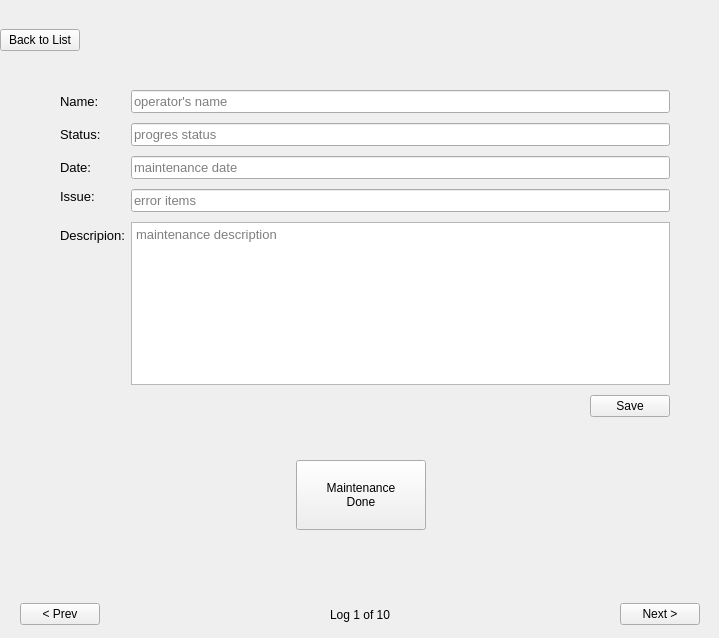
              <widget class="QWidget" name="page_2">
               <widget class="QWidget" name="layoutWidget">
                <property name="geometry">
                 <rect>
                  <x>0</x>
                  <y>0</y>
                  <width>710</width>
                  <height>81</height>
                 </rect>
                </property>
                <layout class="QHBoxLayout" name="header_layout">
                 <item>
                  <widget class="QPushButton" name="btn_back">
                   <property name="cursor">
                    <cursorShape>PointingHandCursor</cursorShape>
                   </property>
                   <property name="text">
                    <string>Back to List</string>
                   </property>
                  </widget>
                 </item>
                 <item>
                  <spacer name="horizontalSpacer_2">
                   <property name="orientation">
                    <enum>Qt::Horizontal</enum>
                   </property>
                   <property name="sizeHint" stdset="0">
                    <size>
                     <width>40</width>
                     <height>20</height>
                    </size>
                   </property>
                  </spacer>
                 </item>
                 <item>
                  <widget class="QLabel" name="lbl_agenda_title">
                   <property name="font">
                    <font>
                     <pointsize>-1</pointsize>
                    </font>
                   </property>
                   <property name="styleSheet">
                    <string notr="true">font-size: 18px; color: #005a9e;</string>
                   </property>
                   <property name="text">
                    <string/>
                   </property>
                   <property name="alignment">
                    <set>Qt::AlignCenter</set>
                   </property>
                   <property name="wordWrap">
                    <bool>true</bool>
                   </property>
                  </widget>
                 </item>
                 <item>
                  <spacer name="horizontalSpacer_4">
                   <property name="orientation">
                    <enum>Qt::Horizontal</enum>
                   </property>
                   <property name="sizeHint" stdset="0">
                    <size>
                     <width>40</width>
                     <height>20</height>
                    </size>
                   </property>
                  </spacer>
                 </item>
                </layout>
               </widget>
               <widget class="QWidget" name="layoutWidget_2">
                <property name="geometry">
                 <rect>
                  <x>60</x>
                  <y>90</y>
                  <width>610</width>
                  <height>327</height>
                 </rect>
                </property>
                <layout class="QFormLayout" name="formLayout">
                 <property name="verticalSpacing">
                  <number>10</number>
                 </property>
                 <item row="0" column="0">
                  <widget class="QLabel" name="label_name">
                   <property name="font">
                    <font>
                     <family>Segoe UI</family>
                     <pointsize>10</pointsize>
                    </font>
                   </property>
                   <property name="text">
                    <string>Name:</string>
                   </property>
                  </widget>
                 </item>
                 <item row="0" column="1">
                  <widget class="QLineEdit" name="detail_name">
                   <property name="font">
                    <font>
                     <pointsize>10</pointsize>
                    </font>
                   </property>
                   <property name="readOnly">
                    <bool>true</bool>
                   </property>
                   <property name="placeholderText">
                    <string>operator's name</string>
                   </property>
                  </widget>
                 </item>
                 <item row="1" column="0">
                  <widget class="QLabel" name="label_status">
                   <property name="font">
                    <font>
                     <family>Segoe UI</family>
                     <pointsize>10</pointsize>
                    </font>
                   </property>
                   <property name="text">
                    <string>Status:</string>
                   </property>
                  </widget>
                 </item>
                 <item row="1" column="1">
                  <widget class="QLineEdit" name="detail_status">
                   <property name="font">
                    <font>
                     <pointsize>10</pointsize>
                    </font>
                   </property>
                   <property name="readOnly">
                    <bool>true</bool>
                   </property>
                   <property name="placeholderText">
                    <string>progres status</string>
                   </property>
                  </widget>
                 </item>
                 <item row="2" column="0">
                  <widget class="QLabel" name="label_date">
                   <property name="font">
                    <font>
                     <family>Segoe UI</family>
                     <pointsize>10</pointsize>
                    </font>
                   </property>
                   <property name="text">
                    <string>Date:</string>
                   </property>
                  </widget>
                 </item>
                 <item row="2" column="1">
                  <widget class="QLineEdit" name="detail_date">
                   <property name="font">
                    <font>
                     <pointsize>10</pointsize>
                    </font>
                   </property>
                   <property name="readOnly">
                    <bool>true</bool>
                   </property>
                   <property name="placeholderText">
                    <string>maintenance date</string>
                   </property>
                  </widget>
                 </item>
                 <item row="3" column="0">
                  <widget class="QLabel" name="label_issue">
                   <property name="font">
                    <font>
                     <family>Segoe UI</family>
                     <pointsize>10</pointsize>
                    </font>
                   </property>
                   <property name="text">
                    <string>Issue:</string>
                   </property>
                   <property name="alignment">
                    <set>Qt::AlignLeading|Qt::AlignLeft|Qt::AlignTop</set>
                   </property>
                  </widget>
                 </item>
                 <item row="3" column="1">
                  <widget class="QLineEdit" name="detail_date_2">
                   <property name="font">
                    <font>
                     <pointsize>10</pointsize>
                    </font>
                   </property>
                   <property name="readOnly">
                    <bool>true</bool>
                   </property>
                   <property name="placeholderText">
                    <string>error items</string>
                   </property>
                  </widget>
                 </item>
                 <item row="4" column="0">
                  <widget class="QLabel" name="label_date_2">
                   <property name="font">
                    <font>
                     <family>Segoe UI</family>
                     <pointsize>10</pointsize>
                    </font>
                   </property>
                   <property name="text">
                    <string>Descripion:</string>
                   </property>
                  </widget>
                 </item>
                 <item row="4" column="1">
                  <widget class="QTextBrowser" name="detail_issue">
                   <property name="font">
                    <font>
                     <pointsize>10</pointsize>
                    </font>
                   </property>
                   <property name="placeholderText">
                    <string>maintenance description</string>
                   </property>
                  </widget>
                 </item>
                 <item row="5" column="1">
                  <layout class="QHBoxLayout" name="horizontalLayout_10">
                   <item>
                    <spacer name="horizontalSpacer_7">
                     <property name="orientation">
                      <enum>Qt::Horizontal</enum>
                     </property>
                     <property name="sizeHint" stdset="0">
                      <size>
                       <width>40</width>
                       <height>20</height>
                      </size>
                     </property>
                    </spacer>
                   </item>
                   <item>
                    <widget class="QPushButton" name="pushButton_2">
                     <property name="text">
                      <string>Save</string>
                     </property>
                    </widget>
                   </item>
                  </layout>
                 </item>
                </layout>
               </widget>
               <widget class="QWidget" name="layoutWidget_3">
                <property name="geometry">
                 <rect>
                  <x>20</x>
                  <y>590</y>
                  <width>680</width>
                  <height>39</height>
                 </rect>
                </property>
                <layout class="QHBoxLayout" name="nav_layout">
                 <property name="topMargin">
                  <number>10</number>
                 </property>
                 <item>
                  <widget class="QPushButton" name="btn_prev">
                   <property name="cursor">
                    <cursorShape>PointingHandCursor</cursorShape>
                   </property>
                   <property name="text">
                    <string>&lt; Prev</string>
                   </property>
                  </widget>
                 </item>
                 <item>
                  <spacer name="horizontalSpacer_5">
                   <property name="orientation">
                    <enum>Qt::Horizontal</enum>
                   </property>
                   <property name="sizeHint" stdset="0">
                    <size>
                     <width>40</width>
                     <height>20</height>
                    </size>
                   </property>
                  </spacer>
                 </item>
                 <item>
                  <widget class="QLabel" name="lbl_index">
                   <property name="font">
                    <font>
                     <family>Segoe UI</family>
                    </font>
                   </property>
                   <property name="text">
                    <string>Log 1 of 10</string>
                   </property>
                  </widget>
                 </item>
                 <item>
                  <spacer name="horizontalSpacer_6">
                   <property name="orientation">
                    <enum>Qt::Horizontal</enum>
                   </property>
                   <property name="sizeHint" stdset="0">
                    <size>
                     <width>40</width>
                     <height>20</height>
                    </size>
                   </property>
                  </spacer>
                 </item>
                 <item>
                  <widget class="QPushButton" name="btn_next">
                   <property name="cursor">
                    <cursorShape>PointingHandCursor</cursorShape>
                   </property>
                   <property name="text">
                    <string>Next &gt;</string>
                   </property>
                  </widget>
                 </item>
                </layout>
               </widget>
               <widget class="QPushButton" name="pushButton">
                <property name="geometry">
                 <rect>
                  <x>296</x>
                  <y>460</y>
                  <width>130</width>
                  <height>70</height>
                 </rect>
                </property>
                <property name="text">
                 <string>Maintenance
Done</string>
                </property>
               </widget>
              </widget>
